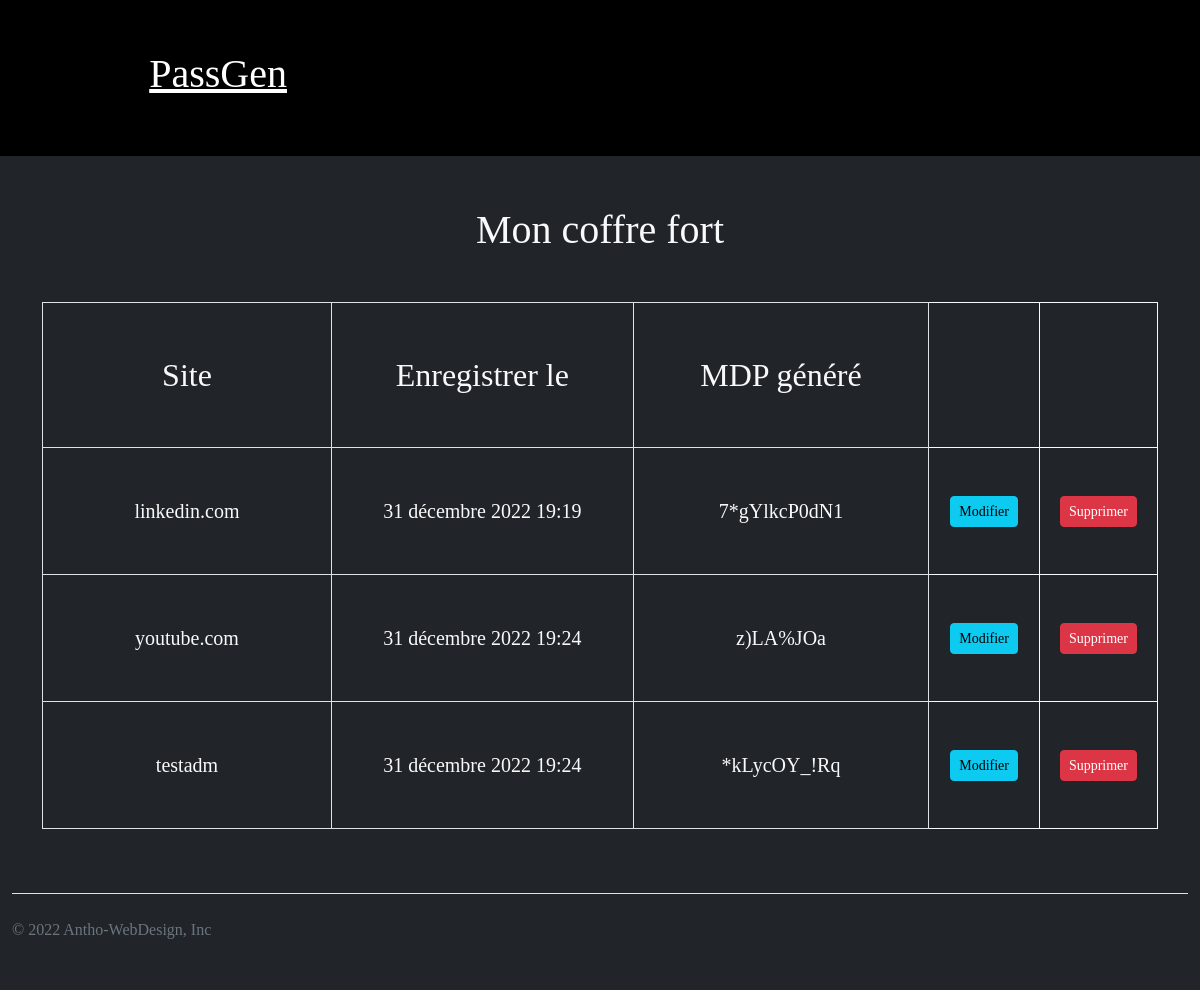
/listall/ (signed in), run on the app's committed database.
### generator/models.py (models this page shows, shortened)
class GenPass(models.Model):
    user = models.ForeignKey(Customer, on_delete=models.CASCADE, null=True)
    site = models.CharField(max_length=30)
    time = models.DateTimeField(default=timezone.now)
    passwords = models.CharField(max_length=300)
    class Meta:
        verbose_name = 'genpass'
        verbose_name_plural = 'liste mots de passe'
        ordering = ['user']

### generator/views.py (the view)
# urls.py: path('listall/', listall, name="listall"),
def listall(request):
    results = GenPass.objects.all()
    user = request.user
    items = GenPass.objects.filter(user=user)
    context = {
        'results': results,
        'items': items,
        'user': user,
    }
    return render(request, 'generator/listalll.html',context)

### generator/templates/generator/listalll.html
{% extends 'base.html' %}
{% load static %}
{% block content %}
    <div>
        <h1 class="text-center">Mon coffre fort</h1>
    </div>
    <div class="container">
        <table class="border border-1">
            <tr>
                <td class="border border-1 fs-2 p-5">Site</td>
                <td class="border border-1 fs-2 p-5">Enregistrer le</td>
                <td class="border border-1 fs-2 p-5">MDP généré</td>
                <td></td>
                <td></td>
            </tr>
            {% for i in items %}
                <tr>
                    <td class="border border-1 fs-5 p-5">{{ i.site }}</td>
                    <td class="border border-1 fs-5 p-5">{{ i.time }}</td>
                    <td class="border border-1 fs-5 p-5">{{ i.passwords }}</td>
                    <td>
                        <a href="#">
                            <button type="button" class="btn btn-info btn-sm">Modifier</button>
                        </a>
                    </td>
                    <td>
                        <a href="{% url 'deleterecord' i.id %}">
                            <button type="button" class="btn btn-danger btn-sm">Supprimer</button>
                        </a>
                    </td>
                </tr>
            {% endfor %}
        </table>
    </div>
{% endblock %}

### static/css/style.css (style rules this page uses)
body { display: flex; flex-direction: column; width: 100%; margin: 0; padding: 0; font-family: 'Cinzel', serif; }
table { border: solid 1px; margin: 40px auto; }
a { color: #fff; }
td { width: 30%; text-align: center; border: solid 1px; padding: 20px; }

### data on the page
GenPass: site "linkedin.com", time "31 décembre 2022 19:19", passwords "7*gYlkcP0dN1"
GenPass: site "youtube.com", time "31 décembre 2022 19:24", passwords "z)LA%JOa"
GenPass: site "testadm", time "31 décembre 2022 19:24", passwords "*kLycOY_!Rq"
